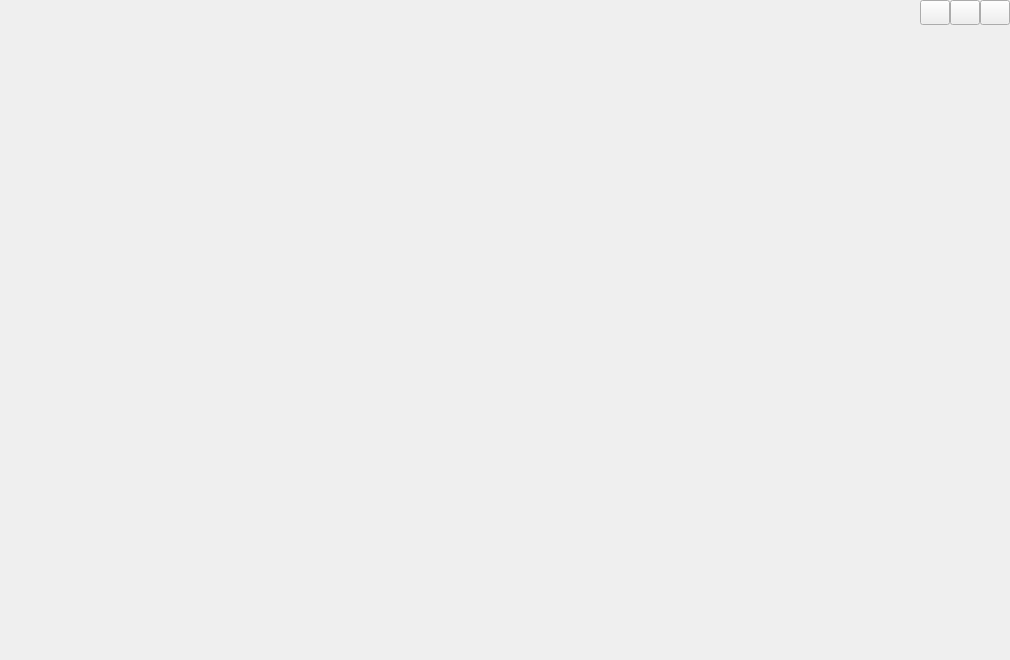
<?xml version="1.0" encoding="UTF-8"?>
<ui version="4.0">
 <class>frmMain</class>
 <widget class="QWidget" name="frmMain">
  <property name="geometry">
   <rect>
    <x>0</x>
    <y>0</y>
    <width>1010</width>
    <height>660</height>
   </rect>
  </property>
  <property name="windowTitle">
   <string>Form</string>
  </property>
  <layout class="QVBoxLayout" name="verticalLayout_3">
   <property name="spacing">
    <number>0</number>
   </property>
   <property name="leftMargin">
    <number>0</number>
   </property>
   <property name="topMargin">
    <number>0</number>
   </property>
   <property name="rightMargin">
    <number>0</number>
   </property>
   <property name="bottomMargin">
    <number>0</number>
   </property>
   <item>
    <widget class="QWidget" name="widgetTop" native="true">
     <property name="minimumSize">
      <size>
       <width>0</width>
       <height>80</height>
      </size>
     </property>
     <property name="maximumSize">
      <size>
       <width>16777215</width>
       <height>80</height>
      </size>
     </property>
     <layout class="QGridLayout" name="gridLayout">
      <property name="leftMargin">
       <number>0</number>
      </property>
      <property name="topMargin">
       <number>0</number>
      </property>
      <property name="rightMargin">
       <number>0</number>
      </property>
      <property name="bottomMargin">
       <number>0</number>
      </property>
      <property name="spacing">
       <number>0</number>
      </property>
      <item row="0" column="0" rowspan="2">
       <widget class="QWidget" name="widgetLogo" native="true">
        <property name="minimumSize">
         <size>
          <width>300</width>
          <height>0</height>
         </size>
        </property>
        <layout class="QGridLayout" name="gridLayout_2">
         <property name="leftMargin">
          <number>0</number>
         </property>
         <item row="1" column="1">
          <widget class="QLabel" name="labLogoEn">
           <property name="text">
            <string/>
           </property>
           <property name="alignment">
            <set>Qt::AlignLeading|Qt::AlignLeft|Qt::AlignTop</set>
           </property>
          </widget>
         </item>
         <item row="0" column="1">
          <widget class="QLabel" name="labLogoCn">
           <property name="text">
            <string/>
           </property>
          </widget>
         </item>
         <item row="0" column="0" rowspan="2">
          <widget class="QLabel" name="labLogoBg">
           <property name="text">
            <string/>
           </property>
          </widget>
         </item>
        </layout>
       </widget>
      </item>
      <item row="0" column="1" rowspan="2">
       <widget class="QWidget" name="widgetBtn" native="true">
        <property name="sizePolicy">
         <sizepolicy hsizetype="Preferred" vsizetype="Expanding">
          <horstretch>0</horstretch>
          <verstretch>0</verstretch>
         </sizepolicy>
        </property>
        <layout class="QHBoxLayout" name="layoutNav">
         <item>
          <spacer name="spacer">
           <property name="orientation">
            <enum>Qt::Horizontal</enum>
           </property>
           <property name="sizeHint" stdset="0">
            <size>
             <width>40</width>
             <height>20</height>
            </size>
           </property>
          </spacer>
         </item>
        </layout>
       </widget>
      </item>
      <item row="0" column="2">
       <widget class="QWidget" name="widgetMenu" native="true">
        <property name="minimumSize">
         <size>
          <width>0</width>
          <height>25</height>
         </size>
        </property>
        <property name="maximumSize">
         <size>
          <width>16777215</width>
          <height>25</height>
         </size>
        </property>
        <layout class="QHBoxLayout" name="horizontalLayout">
         <property name="spacing">
          <number>0</number>
         </property>
         <property name="leftMargin">
          <number>0</number>
         </property>
         <property name="topMargin">
          <number>0</number>
         </property>
         <property name="rightMargin">
          <number>0</number>
         </property>
         <property name="bottomMargin">
          <number>0</number>
         </property>
         <item>
          <spacer name="horizontalSpacer">
           <property name="orientation">
            <enum>Qt::Horizontal</enum>
           </property>
           <property name="sizeType">
            <enum>QSizePolicy::Ignored</enum>
           </property>
           <property name="sizeHint" stdset="0">
            <size>
             <width>0</width>
             <height>20</height>
            </size>
           </property>
          </spacer>
         </item>
         <item>
          <widget class="QPushButton" name="btnMenu_Min">
           <property name="sizePolicy">
            <sizepolicy hsizetype="Minimum" vsizetype="Expanding">
             <horstretch>0</horstretch>
             <verstretch>0</verstretch>
            </sizepolicy>
           </property>
           <property name="minimumSize">
            <size>
             <width>30</width>
             <height>0</height>
            </size>
           </property>
           <property name="maximumSize">
            <size>
             <width>30</width>
             <height>16777215</height>
            </size>
           </property>
           <property name="text">
            <string/>
           </property>
          </widget>
         </item>
         <item>
          <widget class="QPushButton" name="btnMenu_Max">
           <property name="sizePolicy">
            <sizepolicy hsizetype="Minimum" vsizetype="Expanding">
             <horstretch>0</horstretch>
             <verstretch>0</verstretch>
            </sizepolicy>
           </property>
           <property name="minimumSize">
            <size>
             <width>30</width>
             <height>0</height>
            </size>
           </property>
           <property name="maximumSize">
            <size>
             <width>30</width>
             <height>16777215</height>
            </size>
           </property>
           <property name="text">
            <string/>
           </property>
          </widget>
         </item>
         <item>
          <widget class="QPushButton" name="btnMenu_Close">
           <property name="sizePolicy">
            <sizepolicy hsizetype="Minimum" vsizetype="Expanding">
             <horstretch>0</horstretch>
             <verstretch>0</verstretch>
            </sizepolicy>
           </property>
           <property name="minimumSize">
            <size>
             <width>30</width>
             <height>0</height>
            </size>
           </property>
           <property name="maximumSize">
            <size>
             <width>30</width>
             <height>16777215</height>
            </size>
           </property>
           <property name="text">
            <string/>
           </property>
          </widget>
         </item>
        </layout>
       </widget>
      </item>
      <item row="1" column="2">
       <widget class="QWidget" name="widgetInfo" native="true">
        <property name="sizePolicy">
         <sizepolicy hsizetype="Preferred" vsizetype="Expanding">
          <horstretch>0</horstretch>
          <verstretch>0</verstretch>
         </sizepolicy>
        </property>
        <layout class="QVBoxLayout" name="verticalLayout_2">
         <property name="spacing">
          <number>0</number>
         </property>
         <property name="leftMargin">
          <number>0</number>
         </property>
         <property name="topMargin">
          <number>0</number>
         </property>
         <property name="rightMargin">
          <number>0</number>
         </property>
         <property name="bottomMargin">
          <number>0</number>
         </property>
        </layout>
       </widget>
      </item>
     </layout>
    </widget>
   </item>
   <item>
    <widget class="QWidget" name="widgetMain" native="true">
     <layout class="QVBoxLayout" name="verticalLayout">
      <property name="spacing">
       <number>0</number>
      </property>
      <property name="leftMargin">
       <number>1</number>
      </property>
      <property name="topMargin">
       <number>1</number>
      </property>
      <property name="rightMargin">
       <number>1</number>
      </property>
      <property name="bottomMargin">
       <number>1</number>
      </property>
      <item>
       <widget class="QStackedWidget" name="stackedWidget"/>
      </item>
     </layout>
    </widget>
   </item>
   <item>
    <widget class="BottomWidget" name="bottomWidget" native="true"/>
   </item>
  </layout>
 </widget>
 <customwidgets>
  <customwidget>
   <class>BottomWidget</class>
   <extends>QWidget</extends>
   <header>bottomwidget.h</header>
   <container>1</container>
  </customwidget>
 </customwidgets>
 <resources/>
 <connections/>
</ui>
